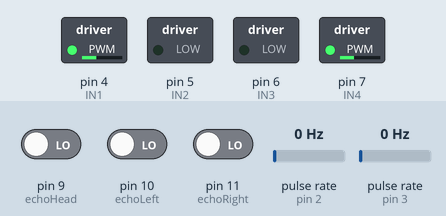
Recording of a sketch running on a simulated Arduino Uno, built with avr-gcc and run on an emulated ATmega328P. On the bench: switched loads named in the sketch (green lamp = pin HIGH). Wiring (inferred from the names in the program): 2 × pulse sensor: data pin 2 / data pin 3. The inputs (shaded band) are chosen by the test bench; at power-on: pulse rate (sensors on pin 2, pin 3) 0 Hz, pin 9 (echoHead) LOW, pin 10 (echoLeft) LOW, pin 11 (echoRight) LOW.

Above: at 0.15 s.
Timing chart, 0 to 0.1 s (numbered marks = the images above; inputs shaded):
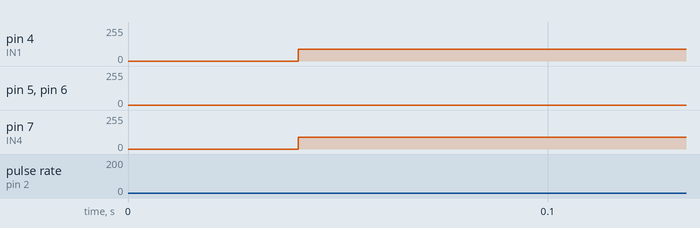

The sketch:

car.ino
```cpp
#include "carMazeOfOz.h"

#define STEP_TIME_64 4e-6
#define TIMER1_STEP_CYCLE 65536

const byte trig = 8;

carMazeOfOz car;

volatile float speedValueLeft, speedValueRight;
volatile float speedValueLeft_SAMPLE[11], speedValueRight_SAMPLE[11];
volatile unsigned long timerPoint = 0, currentEncoderLeft = 0, currentEncoderRight = 0;

// Khai bao bien o duoi
//--------------------------------------------------//
float dist_h=car.getDistanceHead();
float dist_r=car.getDistanceRight();
float dist_l=car.getDistanceLeft();
float speed_l=car.getSpeedLeft();
float speed_r=car.getSpeedRight();

//--------------------------------------------------//

void setup() {
  Serial.begin(9600);
  car.setPin();
  car.setInterrupt();
  attachInterrupt(0, ENC_LEFT_ISR, RISING);
  attachInterrupt(1, ENC_RIGHT_ISR, RISING);
}

void ENC_LEFT_ISR() {
  static byte i = 0;
  speedValueLeft_SAMPLE[10] -= speedValueLeft_SAMPLE[i];
  speedValueLeft_SAMPLE[i] = (TCNT1 - currentEncoderLeft + TIMER1_STEP_CYCLE) % TIMER1_STEP_CYCLE;
  speedValueLeft_SAMPLE[10] += speedValueLeft_SAMPLE[i];
  speedValueLeft = 255254.4 / (speedValueLeft_SAMPLE[10] / 10);
  car.setSpeedLeft(speedValueLeft);
  i = (i + 1) % 10;
  currentEncoderLeft = TCNT1;
}

void ENC_RIGHT_ISR() {
  static byte i = 0;
  speedValueRight_SAMPLE[10] -= speedValueRight_SAMPLE[i];
  speedValueRight_SAMPLE[i] = (TCNT1 - currentEncoderRight + TIMER1_STEP_CYCLE) % TIMER1_STEP_CYCLE;
  speedValueRight_SAMPLE[10] += speedValueRight_SAMPLE[i];
  speedValueRight = 255254.4 / (speedValueRight_SAMPLE[10] / 10);
  car.setSpeedRight(speedValueRight);
  i = (i + 1) % 10;
  currentEncoderRight = TCNT1;
}

//--------------------------------------------------//
// cac ham o day

void go_head(int speed){

  car.setMotorLeft(speed, 1);
  car.setMotorRight(speed,1);

}
void stop(){
  car.setMotorLeft(0, 1);
  car.setMotorRight(0, 1);
  delay(300);
}
void turn_right(){
  car.setMotorLeft(140, 1);
  car.setMotorRight(140, 0);
  delay(600);
}
void turn_left(){
  car.setMotorLeft(140, 0);
  car.setMotorRight(140, 1);
  delay(600);
}
void go_back(){
  car.setMotorLeft(135, 0);
  car.setMotorRight(135, 0);
}
int i=0;

//--------------------------------------------------//

void loop() {
  digitalWrite(trig, LOW);
  car.setSpeedLeft(speedValueLeft);
  car.setSpeedRight(speedValueRight);
  car.configureSpeed(speedValueLeft, speedValueRight);

  // go_head(150);
  // delay(1000);
  // turn_left();
  //--------------------------------------------------//
  // code in here
  go_head(150);
    if (car.getDistanceHead() < 50) {
      if(car.getDistanceHead()<=5){
        go_back();
        i=0;
      }
      else if (car.getDistanceHead() < 15 && car.getDistanceHead()>5) {

        if(car.getDistanceRight()> car.getDistanceLeft() && car.getDistanceRight()>20){

            turn_right();
            go_head(130);
            i=0;
            }
        else if(car.getDistanceLeft()>car.getDistanceRight() && car.getDistanceLeft()>20){
          turn_left();
          go_head(130);
          i=0;
          }
        else {
          // go_back();
          turn_left();
          go_head(130);
          i=0;
          }
        }
      else {
        go_head(130);
        }
      }
    else {
      go_head(140);
      i=0;
    }
  if(car.getSpeedRight() <= 2 || car.getSpeedLeft() <= 2){
    if (i>1){
      car.setMotorLeft(130, 0);
      car.setMotorRight(160, 0);
      delay(200);
      if (car.getDistanceRight() > car.getDistanceLeft()){
        car.setMotorLeft(135, 0);
        car.setMotorRight(110, 0);
        delay(600);
        i=0;
      } else if (car.getDistanceRight() < car.getDistanceLeft()){
        car.setMotorLeft(130, 0);
        car.setMotorRight(160, 0);
        delay(600);
        i=0;
      }

    }

  }

  //--------------------------------------------------//


  // Su dung serial monitor de hien thi cac giac tri len man hinh
  //--------------------------------------------------//
  // code in here
  // Serial.print(car.getSpeedLeft());
  // Serial.print(" ");
  // Serial.print(car.getSpeedRight());
  // Serial.print(" ");
  // Serial.print(car.getDistanceHead());
  // Serial.print(" ");
  // Serial.print(car.getDistanceRight());
  // Serial.print(" ");
  // Serial.println(car.getDistanceLeft());

  //--------------------------------------------------//
}
```

carMazeOfOz.cpp
```cpp
#include <Arduino.h>
#include <avr/interrupt.h>
#include "carMazeOfOz.h"

#define SOUND_SPEED 34320
#define MAX_PWM 255
#define MIN_PWM 0
#define STEP_TIME_64 4e-6
#define TIMER1_STEP_CYCLE 65536

const byte IN1 = 4;
const byte IN2 = 5;
const byte IN3 = 6;
const byte IN4 = 7;
const byte encLeft = 2;
const byte encRight = 3;
const byte trig = 8;
const byte echoHead = 9;
const byte echoLeft = 10;
const byte echoRight = 11;

volatile float distanceHead = 0, distanceLeft = 0, distanceRight = 0;
volatile float distanceHead_SAMPLE[11], distanceLeft_SAMPLE[11], distanceRight_SAMPLE[11];
volatile unsigned long currentSensorHead = 0, currentSensorLeft = 0, currentSensorRight = 0;
volatile byte allSensor = 0;
volatile bool headHigh = 0, leftHigh = 0, rightHigh = 0;
volatile bool headIsRec = 0;

carMazeOfOz::carMazeOfOz() {
  ;
}

void carMazeOfOz::setPin() {
  pinMode(IN1, OUTPUT);
  pinMode(IN2, OUTPUT);
  pinMode(IN3, OUTPUT);
  pinMode(IN4, OUTPUT);
  pinMode(encLeft, INPUT);
  pinMode(encRight, INPUT);
  pinMode(trig, OUTPUT);
  pinMode(echoHead, INPUT);
  pinMode(echoLeft, INPUT);
  pinMode(echoRight, INPUT);
}

void carMazeOfOz::setInterrupt() {
  cli();
  TCCR1A = 0;
  TCCR1B = 0;
  TIMSK1 = 0;

  TCCR1B |= (1 << CS11) | (1 << CS10);
  TCNT1 = 0;
  TIMSK1 = (1 << TOIE1);

  PCICR = 0;
  PCMSK0 = 0;

  PCICR |= (1 << PCIE0);
  PCMSK0 |= (1 << PCINT1) | (1 << PCINT2) | (1 << PCINT3);
  sei();
  digitalWrite(trig, LOW);
}

ISR (TIMER1_OVF_vect) {
  TCNT1 = 0; //TCNT1: thanh ghi 1
}

ISR (PCINT0_vect) {
  if (digitalRead(echoHead) != headHigh) {
    if (headHigh){
      static byte i = 0;
      distanceHead_SAMPLE[10] -= distanceHead_SAMPLE[i];
      distanceHead_SAMPLE[i] = (TCNT1 - currentSensorHead + TIMER1_STEP_CYCLE) % TIMER1_STEP_CYCLE;
      distanceHead_SAMPLE[10] += distanceHead_SAMPLE[i];
      distanceHead = ((SOUND_SPEED * STEP_TIME_64) * (distanceHead_SAMPLE[10] / 10)) / 2;
      i = (i + 1) % 10;
      ++allSensor;
    } else {
      currentSensorHead = TCNT1;
    }
    headHigh = !headHigh;
  }
  if (digitalRead(echoLeft) != leftHigh) {
    if (leftHigh) {
      static byte i = 0;
      distanceLeft_SAMPLE[10] -= distanceLeft_SAMPLE[i];
      distanceLeft_SAMPLE[i] = (TCNT1 - currentSensorLeft + TIMER1_STEP_CYCLE) % TIMER1_STEP_CYCLE;
      distanceLeft_SAMPLE[10] += distanceLeft_SAMPLE[i];
      distanceLeft = ((SOUND_SPEED * STEP_TIME_64) * (distanceLeft_SAMPLE[10] / 10)) / 2;
      i = (i + 1) % 10;
      ++allSensor;
    } else {
      currentSensorLeft = TCNT1;
    }
    leftHigh = !leftHigh;
  }
  if (digitalRead(echoRight) != rightHigh) {
    if (rightHigh) {
      static byte i = 0;
      distanceRight_SAMPLE[10] -= distanceRight_SAMPLE[i];
      distanceRight_SAMPLE[i] = (TCNT1 - currentSensorRight + TIMER1_STEP_CYCLE) % TIMER1_STEP_CYCLE;
      distanceRight_SAMPLE[10] += distanceRight_SAMPLE[i];
      distanceRight = ((SOUND_SPEED * STEP_TIME_64) * (distanceRight_SAMPLE[10] / 10)) / 2;
      i = (i + 1) % 10;
      ++allSensor;
    } else {
      currentSensorRight = TCNT1;
    }
    rightHigh = !rightHigh;
  }
  if (allSensor == 3) {
    allSensor = 0;
    digitalWrite(trig, HIGH);
  }
}

void carMazeOfOz::setMotorLeft(byte speed, bool direction) {
  speed = constrain(speed, MIN_PWM, MAX_PWM);
  digitalWrite(IN4, direction);
  analogWrite(IN3, abs(255*direction - speed));
}
void carMazeOfOz::setMotorRight(byte speed, bool direction) {
  speed = constrain(speed, MIN_PWM, MAX_PWM);
  digitalWrite(IN1, direction);
  analogWrite(IN2, abs(255*direction - speed));
}

void carMazeOfOz::setSpeedLeft(volatile float speed) {
  speedValueLeft = speed;
}

void carMazeOfOz::setSpeedRight(volatile float speed) {
  speedValueRight = speed;
}

float carMazeOfOz::getSpeedLeft() {
  return speedValueLeft;
}

float carMazeOfOz::getSpeedRight() {
  return speedValueRight;
}

float carMazeOfOz::getDistanceHead() {
  return distanceHead;
}

float carMazeOfOz::getDistanceLeft() {
  return distanceLeft;
}

float carMazeOfOz::getDistanceRight() {
  return distanceRight;
}

void carMazeOfOz::configureSpeed(volatile float &speedValueLeft, volatile float &speedValueRight) {
  static byte countStopLeft = 0, countStopRight = 0;
  static float lastSpeedValueLeft = speedValueLeft;
  static float lastSpeedValueRight = speedValueRight;
  if (lastSpeedValueLeft == speedValueLeft) countStopLeft++;
  else countStopLeft = 0;
  if (lastSpeedValueRight == speedValueRight) countStopRight++;
  else countStopRight = 0;
  if (countStopLeft > 10) speedValueLeft = 0;
  if (countStopRight > 10) speedValueRight = 0;
  lastSpeedValueLeft = speedValueLeft;
  lastSpeedValueRight = speedValueRight;
}
```

carMazeOfOz.h
```cpp
#ifndef carMazeOfOz_h
#define carMazeOfOz_h
#include <Arduino.h>

class carMazeOfOz {
  public:
    carMazeOfOz();
    void setPin();
    void setInterrupt();
    void setMotorLeft(byte speed, bool direction);
    void setMotorRight(byte speed, bool direction);
    void setSpeedLeft(volatile float speed);
    void setSpeedRight(volatile float speed);
    float getSpeedLeft();
    float getSpeedRight();
    float getDistanceHead();
    float getDistanceLeft();
    float getDistanceRight();
    void configureSpeed(volatile float &speedValueLeft, volatile float &speedValueRight);
  private:
    volatile float speedValueLeft, speedValueRight;
};

#endif
```
